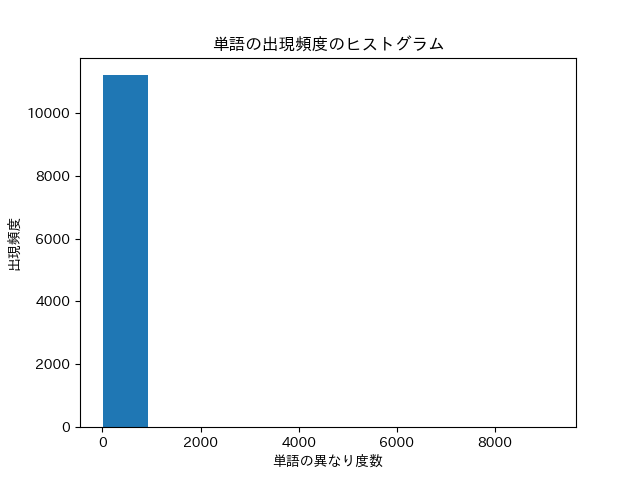

This figure's Python source:
from knock35 import word_dict
import numpy as np
import matplotlib.pyplot as plt
import japanize_matplotlib
from collections import OrderedDict

freq = list(word_dict.values())

plt.hist(freq,bins=10)
plt.xlabel("単語の異なり度数")
plt.ylabel("出現頻度")
plt.title("単語の出現頻度のヒストグラム")
#plt.savefig("knock38.png")